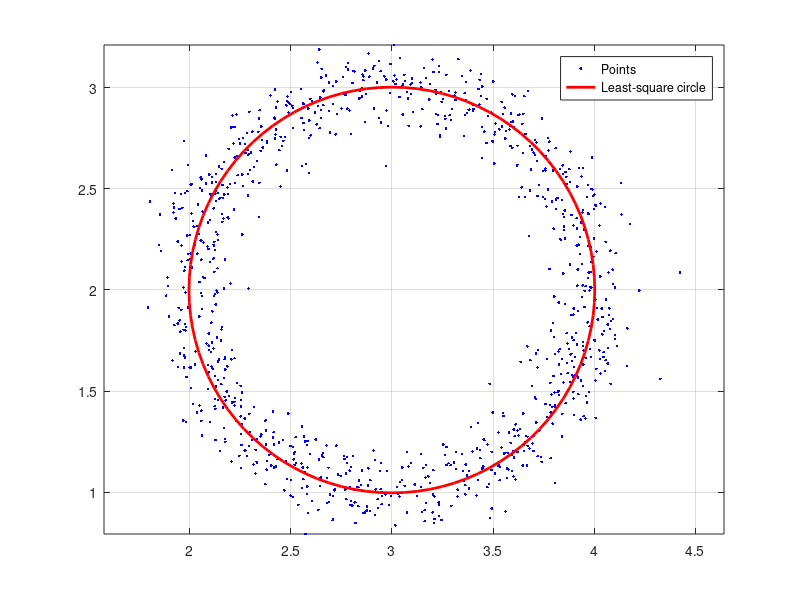

Write the MATLAB code that produced this figure.
close all;
clear all;
clc;

%% Parameters of the system
%% This is the parameters we need to estimate
% Center
C = [3, 2];
% Radius
R = 1;

% Number of points
N = 1000;
% Noise
k = 0.050;

%% Create noisy circle
alpha = 2 * pi * rand(1, N);
noise = k * 2 * randn(1, N) - 1;
Points = C + [R * noise .* cos(alpha); R * noise .* sin(alpha)]';

%% Draw the noisy circle
plot (Points(:, 1), Points(:, 2), 'b.');
axis square equal;
grid on;

%% Prepare matrices
A = [Points(:, 1) Points(:, 2) ones(N, 1)];
B = [Points(:, 1) .* Points(:, 1) + Points(:, 2) .* Points(:, 2)];

%% Least square approximation
X = pinv(A) * B;

%% Calculate circle parameter
xc = X(1) / 2
yc = X(2) / 2
r = sqrt(4 * X(3) + X(1) * X(1) + X(2) * X(2)) / 2

%% Draw the fitted circle
Circle = [xc + r * cos([0:pi / 50:2 * pi]); yc + r * sin([0:pi / 50:2 * pi])]';
hold on;
plot (Circle(:, 1), Circle(:, 2), 'r', 'LineWidth', 2);
legend ('Points', 'Least-square circle');
